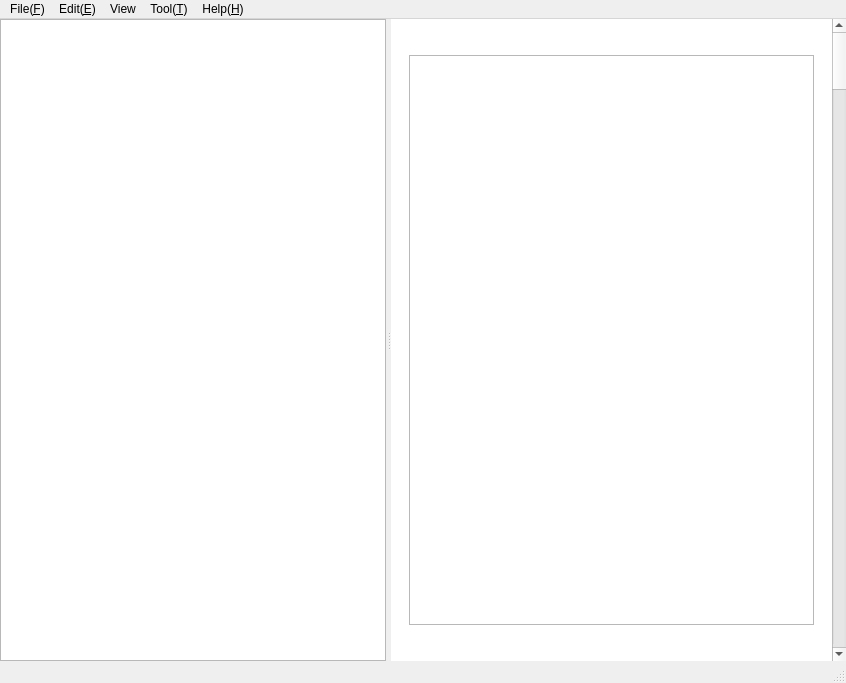
<?xml version="1.0" encoding="UTF-8"?>
<ui version="4.0">
 <class>MainWindow</class>
 <widget class="QMainWindow" name="MainWindow">
  <property name="geometry">
   <rect>
    <x>0</x>
    <y>0</y>
    <width>846</width>
    <height>683</height>
   </rect>
  </property>
  <property name="windowTitle">
   <string>MainWindow</string>
  </property>
  <property name="styleSheet">
   <string notr="true">QWidget#widget {
	background: white;
}
QMarkdownTextEdit#markdownEdit {
	background: white;
	border: none 0 white;
}</string>
  </property>
  <widget class="QWidget" name="centralWidget">
   <property name="styleSheet">
    <string notr="true"/>
   </property>
   <layout class="QHBoxLayout" name="horizontalLayout" stretch="1,0">
    <property name="spacing">
     <number>0</number>
    </property>
    <property name="leftMargin">
     <number>0</number>
    </property>
    <property name="topMargin">
     <number>0</number>
    </property>
    <property name="rightMargin">
     <number>0</number>
    </property>
    <property name="bottomMargin">
     <number>0</number>
    </property>
    <item>
     <widget class="QSplitter" name="splitter">
      <property name="orientation">
       <enum>Qt::Horizontal</enum>
      </property>
      <property name="handleWidth">
       <number>5</number>
      </property>
      <widget class="QListView" name="listView"/>
      <widget class="QWidget" name="contentWidget" native="true">
       <property name="maximumSize">
        <size>
         <width>16777215</width>
         <height>16777215</height>
        </size>
       </property>
       <layout class="QVBoxLayout" name="verticalLayout">
        <item>
         <widget class="QWidget" name="widget" native="true">
          <property name="maximumSize">
           <size>
            <width>800</width>
            <height>16777215</height>
           </size>
          </property>
          <layout class="QVBoxLayout" name="verticalLayout_2">
           <property name="spacing">
            <number>0</number>
           </property>
           <property name="leftMargin">
            <number>18</number>
           </property>
           <property name="topMargin">
            <number>36</number>
           </property>
           <property name="rightMargin">
            <number>18</number>
           </property>
           <property name="bottomMargin">
            <number>36</number>
           </property>
           <item>
            <widget class="QMarkdownTextEdit" name="markdownEdit">
             <property name="maximumSize">
              <size>
               <width>16777215</width>
               <height>16777215</height>
              </size>
             </property>
             <property name="font">
              <font>
               <pointsize>12</pointsize>
              </font>
             </property>
             <property name="styleSheet">
              <string notr="true"/>
             </property>
             <property name="verticalScrollBarPolicy">
              <enum>Qt::ScrollBarAlwaysOff</enum>
             </property>
             <property name="horizontalScrollBarPolicy">
              <enum>Qt::ScrollBarAlwaysOff</enum>
             </property>
             <property name="tabStopWidth">
              <number>40</number>
             </property>
             <property name="cursorWidth">
              <number>2</number>
             </property>
            </widget>
           </item>
          </layout>
         </widget>
        </item>
       </layout>
      </widget>
     </widget>
    </item>
    <item>
     <widget class="QScrollBar" name="verticalScrollBar">
      <property name="orientation">
       <enum>Qt::Vertical</enum>
      </property>
     </widget>
    </item>
   </layout>
  </widget>
  <widget class="QMenuBar" name="menubar">
   <property name="geometry">
    <rect>
     <x>0</x>
     <y>0</y>
     <width>846</width>
     <height>23</height>
    </rect>
   </property>
   <widget class="QMenu" name="menuFile">
    <property name="title">
     <string>File(&amp;F)</string>
    </property>
    <widget class="QMenu" name="menuMode">
     <property name="title">
      <string>Mode</string>
     </property>
     <addaction name="actionNewDiary"/>
    </widget>
    <addaction name="actionNewFile"/>
    <addaction name="menuMode"/>
    <addaction name="actionOpenFile"/>
    <addaction name="separator"/>
    <addaction name="actionRecent"/>
    <addaction name="separator"/>
    <addaction name="actionSave"/>
    <addaction name="actionSaveAs"/>
    <addaction name="actionSaveAll"/>
    <addaction name="separator"/>
    <addaction name="actionClose"/>
    <addaction name="separator"/>
    <addaction name="actionExport"/>
    <addaction name="actionPrint"/>
    <addaction name="separator"/>
    <addaction name="actionExit"/>
   </widget>
   <widget class="QMenu" name="menuEdit">
    <property name="title">
     <string>Edit(&amp;E)</string>
    </property>
   </widget>
   <widget class="QMenu" name="menuView">
    <property name="title">
     <string>View</string>
    </property>
   </widget>
   <widget class="QMenu" name="menuHelp">
    <property name="title">
     <string>Help(&amp;H)</string>
    </property>
    <addaction name="actionQuickStart"/>
    <addaction name="actionMarkdownTutorials"/>
    <addaction name="separator"/>
    <addaction name="actionAboutCxWriter"/>
    <addaction name="separator"/>
    <addaction name="actionCheckForUpdate"/>
   </widget>
   <widget class="QMenu" name="menuTool">
    <property name="title">
     <string>Tool(&amp;T)</string>
    </property>
   </widget>
   <addaction name="menuFile"/>
   <addaction name="menuEdit"/>
   <addaction name="menuView"/>
   <addaction name="menuTool"/>
   <addaction name="menuHelp"/>
  </widget>
  <widget class="QStatusBar" name="statusbar"/>
  <action name="actionNewFile">
   <property name="text">
    <string>New File</string>
   </property>
  </action>
  <action name="actionExit">
   <property name="text">
    <string>Exit</string>
   </property>
  </action>
  <action name="actionOpenFile">
   <property name="text">
    <string>Open File...</string>
   </property>
  </action>
  <action name="actionRecent">
   <property name="text">
    <string>Recent...</string>
   </property>
  </action>
  <action name="actionSave">
   <property name="text">
    <string>Save</string>
   </property>
   <property name="shortcut">
    <string>Ctrl+S</string>
   </property>
  </action>
  <action name="actionSaveAs">
   <property name="text">
    <string>Save As...</string>
   </property>
  </action>
  <action name="actionSaveAll">
   <property name="text">
    <string>Save All</string>
   </property>
  </action>
  <action name="actionClose">
   <property name="text">
    <string>Close</string>
   </property>
   <property name="shortcut">
    <string>Ctrl+X</string>
   </property>
  </action>
  <action name="actionExport">
   <property name="text">
    <string>Export</string>
   </property>
  </action>
  <action name="actionPrint">
   <property name="text">
    <string>Print</string>
   </property>
  </action>
  <action name="actionCheckForUpdate">
   <property name="text">
    <string>Check for Updates</string>
   </property>
  </action>
  <action name="actionAboutCxWriter">
   <property name="text">
    <string>About CxWriter</string>
   </property>
  </action>
  <action name="actionMarkdownTutorials">
   <property name="text">
    <string>Markdown Tutorials</string>
   </property>
  </action>
  <action name="actionQuickStart">
   <property name="text">
    <string>Quick Start</string>
   </property>
  </action>
  <action name="actionNewDiary">
   <property name="text">
    <string>New Diary</string>
   </property>
  </action>
 </widget>
 <customwidgets>
  <customwidget>
   <class>QMarkdownTextEdit</class>
   <extends>QPlainTextEdit</extends>
   <header location="global">QMarkdownTextEdit/qmarkdowntextedit.h</header>
  </customwidget>
 </customwidgets>
 <resources/>
 <connections/>
</ui>
